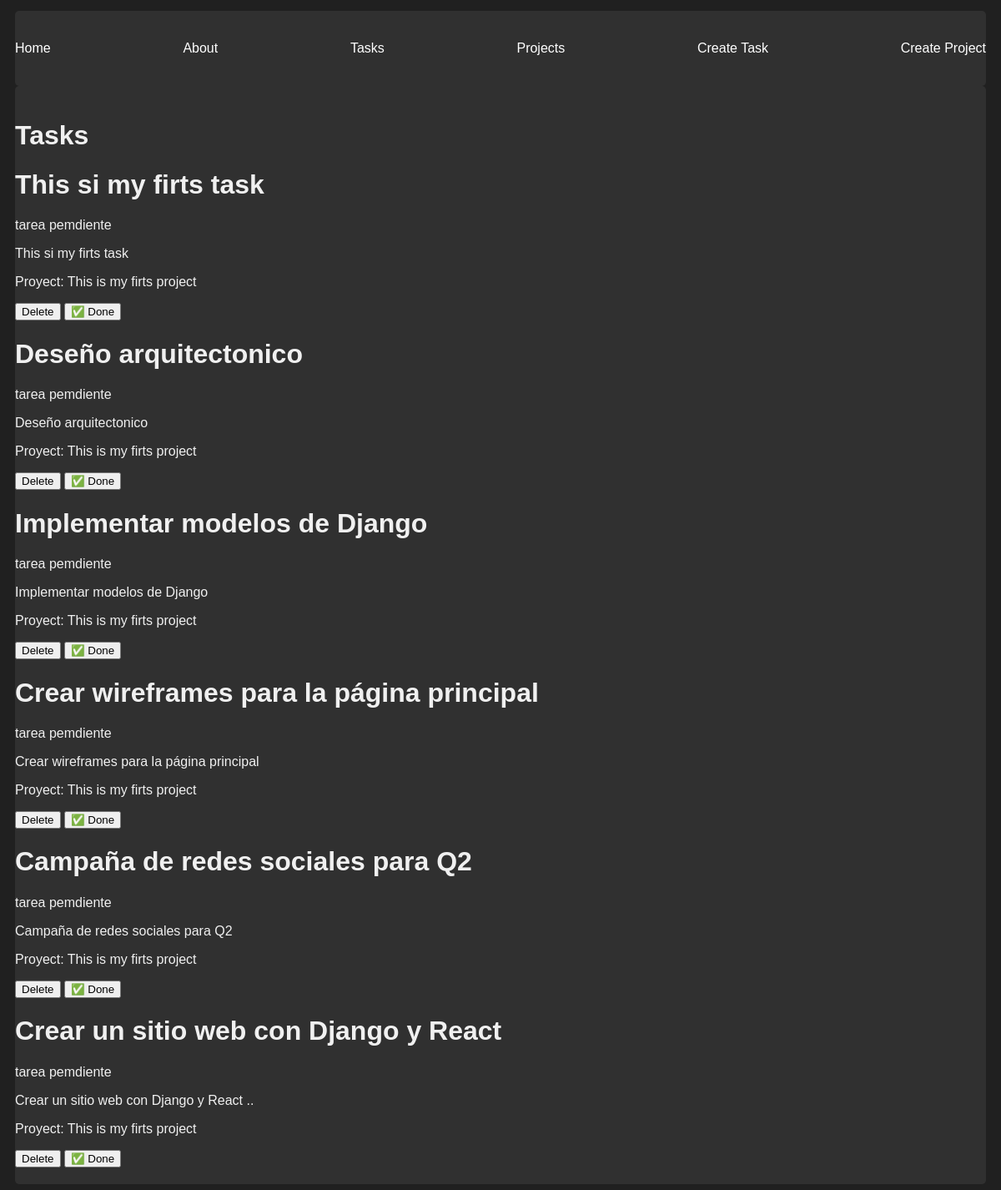
/tasks/, run on the app's committed database.
### myapp/models.py (models this page shows, shortened)
class Task(models.Model):
    title = models.CharField(max_length=200)
    description = models.TextField()
    project = models.ForeignKey(Project, on_delete =models.CASCADE)
    done  = models.BooleanField(default=False)

class Project(models.Model):
    name = models.CharField(max_length=200)

### myapp/views.py (the view)
# urls.py: path('tasks/',views.tasks, name="tasks"),
def tasks(request):
    try:
        tasks = Task.objects.all()
        return render(request, 'tasks/task.html', {'tasks': tasks})
    except Task.DoesNotExist:
        raise Http404("La tarea no existe   ")

### myapp/templates/tasks/task.html
{% extends  'layouts/base.html' %}
{% block content %}
    <h1>Tasks</h1>
    {% for task in tasks %}
    <h1>
        <h1>{{task.title}} </h1>
        {% if task.done == True %}
            <p>tarea realizado </p>
        {% else %}
            <p>tarea pemdiente</p>
        {% endif %}
        <p>{{task.description}} </p>
        <p>Proyect: {{task.project.name}} </p>
        <button>Delete</button>
        <button>✅ Done</button>
    </h1>
    {% endfor %}
{% endblock %}

### myapp/static/styles/main.css (style rules this page uses)
body { background-color: #202020; font-family: Arial, sans-serif; color: #f0f0f0; margin: 10 px; padding: 5px 10px; }

### data on the page
Task: title "This si my firts task", done "tarea pemdiente", description "This si my firts task", project.name "This is my firts project"
Task: title "Deseño arquitectonico", done "tarea pemdiente", description "Deseño arquitectonico", project.name "This is my firts project"
Task: title "Implementar modelos de Django", done "tarea pemdiente", description "Implementar modelos de Django", project.name "This is my firts project"
Task: title "Crear wireframes para la página principal", done "tarea pemdiente", description "Crear wireframes para la página principal", project.name "This is my firts project"
Task: title "Campaña de redes sociales para Q2", done "tarea pemdiente", description "Campaña de redes sociales para Q2", project.name "This is my firts project"
Task: title "Crear un sitio web con Django y React", done "tarea pemdiente", description "Crear un sitio web con Django y React ..", project.name "This is my firts project"
